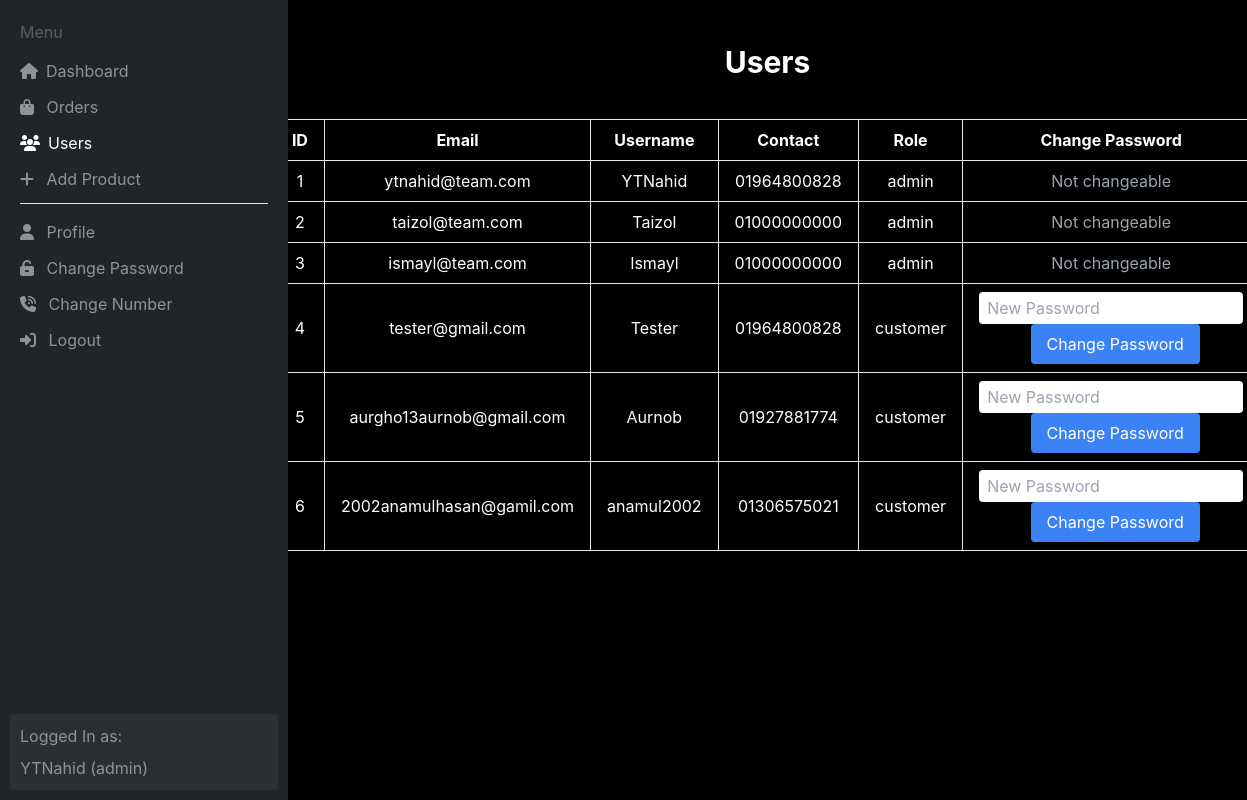
/users.php (signed in), run on the app's committed database.
### tables this page shows
CREATE TABLE `users` (
  `id` int(11) NOT NULL,
  `username` varchar(50) NOT NULL,
  `email` varchar(100) NOT NULL,
  `password` varchar(255) NOT NULL,
  `contact` varchar(50) NOT NULL,
  `gender` enum('male','female') NOT NULL,
  `birth_date` date NOT NULL,
  `role` varchar(50) NOT NULL DEFAULT 'customer',
  `created_at` timestamp NOT NULL DEFAULT current_timestamp()
);

### users.php (the view, shortened to what this page needs)
<?php
include 'connect.php';
$role = $_SESSION['role'];
$username = $_SESSION['username'];
$sql = $conn->query("SELECT id, email, username, contact, role FROM users ORDER BY id ASC");
$users = $sql->fetch_all(MYSQLI_ASSOC);
?>
<!DOCTYPE html>
<html lang="en">
<head>
    <link rel="stylesheet" href="./css/global-style.css">
    <link rel="stylesheet" href="./css/style.css">
    <script src="https://cdn.tailwindcss.com"></script>
</head>
<body class="dashboard bg-black">
    <header class="column sidebar bg-bg-color w-72 h-screen justify-between fixed">
        <div class="column">
            <p class="text-white opacity-25">Menu</p>
            <nav>
                <ul class="nav-menu space-y-3">
                    <li class=""><a href="./dashboard.php"><i class="fa-solid fa-house"></i>Dashboard</a></li>
                    <?php if ($role === 'admin'): ?>
                        <li><a href="./orders.php"><i class="fa-solid fa-bag-shopping"></i> Orders</a></li>
                        <li><a href="./users.php" class="open"><i class="fa-solid fa-users pr-0"></i>Users</a></li>
                        <li><a href="./add_product.php"><i class="fa-solid fa-plus"></i> Add Product</a></li>
                    <?php endif; ?>
                    <li class="border-t pt-4 mt-[50px]"><a href="./profile.php"><i class="fa-solid fa-user"></i> Profile</a></li>
                    <li class=""><a href="./change_pass.php"><i class="fa-solid fa-unlock-keyhole"></i> Change Password</a></li>
                    <li class=""><a href="./change_number.php"><i class="fa-solid fa-phone-volume"></i> Change Number</a></li>
                    <li><a href="./logout.php"><i class="fa-solid fa-right-to-bracket"></i> Logout</a></li>
                </ul>
            </nav>
        </div>
        <div class="column current-user bg-[#343a40] gap-2">
            <p>Logged In as:</p>
            <p><?php echo htmlspecialchars($username) . " (" . htmlspecialchars($role) . ")"; ?></p>
        </div>
    </header>
    <main class="content ml-72 min-h-screen">
        <section class="section px-20 py-11">
            <h1 class="text-white text-3xl font-bold mb-6">Users</h1>
            <div class="table-container">
                <?php if (count($users) > 0): ?>
                    <table class="table-auto w-full bg-transparent text-white text-center border border-gray-700">
                        <thead>
                            <tr>
                                <th class="border px-4 py-2">ID</th>
                                <th class="border px-4 py-2">Email</th>
                                <th class="border px-4 py-2">Username</th>
                                <th class="border px-4 py-2">Contact</th>
                                <th class="border px-4 py-2">Role</th>
                                <th class="border px-4 py-2">Change Password</th>
                            </tr>
                        </thead>
                        <tbody>
                            <?php foreach ($users as $user): ?>
                                <tr class="border-b">
                                    <td class="border px-4 py-2"><?php echo htmlspecialchars($user['id']); ?></td>
                                    <td class="border px-4 py-2"><?php echo htmlspecialchars($user['email']); ?></td>
                                    <td class="border px-4 py-2"><?php echo htmlspecialchars($user['username']); ?></td>
                                    <td class="border px-4 py-2"><?php echo htmlspecialchars($user['contact']); ?></td>
                                    <td class="border px-4 py-2"><?php echo htmlspecialchars($user['role']); ?></td>
                                    <td class="border px-4 py-2">
                                        <?php if ($user['role'] !== 'admin'): ?>
                                            <input type="password" id="new-password-<?php echo $user['id']; ?>" placeholder="New Password" class="text-black px-2 py-1 rounded">
                                            <button onclick="changePassword(<?php echo $user['id']; ?>)" class="bg-blue-500 text-white px-4 py-2 rounded ml-2">Change Password</button>
                                        <?php else: ?>
                                            <p class="text-gray-400">Not changeable</p>
                                        <?php endif; ?>
                                    </td>
                                </tr>
                            <?php endforeach; ?>
                        </tbody>
                    </table>
                <?php else: ?>
                    <p class="text-white">No users found.</p>
                <?php endif; ?>
            </div>
        </section>
    </main>
</body>
</html>

### css/global-style.css (style rules this page uses)
:root { --content-width: 100%; --gap: 15px; --column-padding: 10px; --primary-color: #e6533c; --bg-color: #222222; --heading-color: white; --text-color: white; --primary-font: 'Inter', sans-serif; }
* { transition: all 0.2s; font-family: var(--primary-font); box-sizing: border-box; scroll-behavior: smooth; }
body { margin: 0; }
.section { display: flex; flex-direction: column; align-items: center; gap: var(--gap); width: 100%; }
.column { display: flex; flex-direction: column; width: 100%; max-width: var(--content-width); gap: var(--gap); padding: var(--column-padding); }
a { color: var(--text-color); text-decoration: none; }
ul { margin: 0; }

### css/style.css (style rules this page uses)
body { background-color: #212529; }
.sidebar .nav-menu a, .sidebar .current-user { color: white; opacity: 0.5; }
.sidebar .nav-menu a.open { opacity: 1; }
.sidebar .nav-menu i { padding-right: 8px; }

### data on the page
users: id "1", email "ytnahid@team.com", username "YTNahid", contact "01964800828", role "admin", shows "Not changeable"
users: id "2", email "taizol@team.com", username "Taizol", contact "01000000000", role "admin", shows "Not changeable"
users: id "3", email "ismayl@team.com", username "Ismayl", contact "01000000000", role "admin", shows "Not changeable"
users: id "4", email "tester@gmail.com", username "Tester", contact "01964800828", role "customer"
users: id "5", email "aurgho13aurnob@gmail.com", username "Aurnob", contact "01927881774", role "customer"
users: id "6", email "2002anamulhasan@gamil.com", username "anamul2002", contact "01306575021", role "customer"

### other printed values
$username "YTNahid"
$role "admin"
